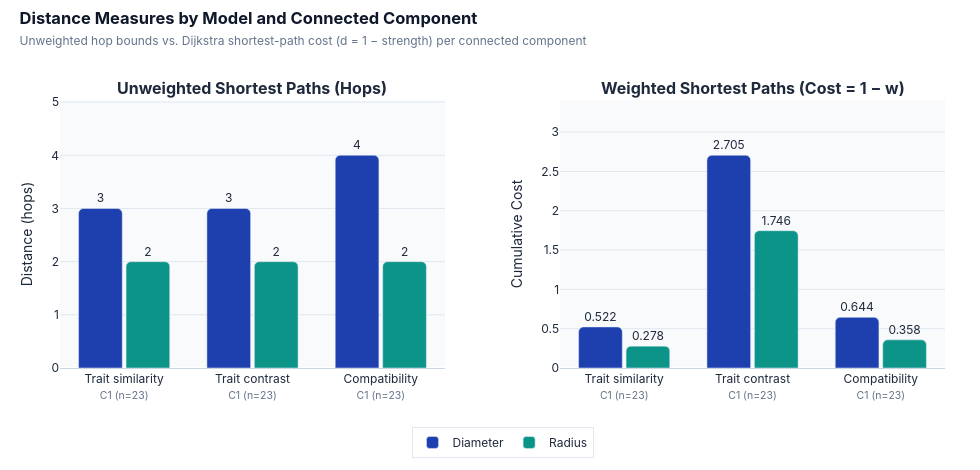

Write notebook code for a chart like this one.
### Code cell
# Compare hop distances and strength-derived costs for every connected component.
distance_plot = distance_results.copy()
distance_plot["Component label"] = distance_plot.apply(
    lambda row: (
        f"{row['Model'].replace('Work-group ', '').capitalize()}"
        f"<br><span style='font-size:10.5px;color:#64748B'>C{int(row['Component'])} (n={int(row['Component nodes'])})</span>"
    ),
    axis=1,
)

fig_dist = make_subplots(
    rows=1,
    cols=2,
    subplot_titles=("<b>Unweighted Shortest Paths (Hops)</b>", "<b>Weighted Shortest Paths (Cost = 1 − w)</b>"),
    horizontal_spacing=0.13,
)
for col_idx, (d_col, r_col, fmt) in enumerate(
    [
        ("Diameter (hops)", "Radius (hops)", "{:.0f}"),
        ("Weighted diameter (sum of 1 - w)", "Weighted radius (sum of 1 - w)", "{:.3f}"),
    ],
    start=1,
):
    fig_dist.add_trace(
        go.Bar(
            x=distance_plot["Component label"],
            y=distance_plot[d_col],
            name="Diameter",
            marker=dict(color="#1E40AF", cornerradius=5),
            text=[fmt.format(v) for v in distance_plot[d_col]],
            textposition="outside",
            showlegend=(col_idx == 1),
        ),
        row=1,
        col=col_idx,
    )
    fig_dist.add_trace(
        go.Bar(
            x=distance_plot["Component label"],
            y=distance_plot[r_col],
            name="Radius",
            marker=dict(color="#0D9488", cornerradius=5),
            text=[fmt.format(v) for v in distance_plot[r_col]],
            textposition="outside",
            showlegend=(col_idx == 1),
        ),
        row=1,
        col=col_idx,
    )
    fig_dist.update_yaxes(
        title_text="Distance (hops)" if col_idx == 1 else "Cumulative Cost",
        range=[0, float(distance_plot[d_col].max()) * 1.26],
        gridcolor="#E2E8F0",
        row=1,
        col=col_idx,
    )
    fig_dist.update_xaxes(
        tickangle=0,
        linecolor="#CBD5E1",
        row=1,
        col=col_idx,
    )

fig_dist.update_layout(
    barmode="group",
    bargap=0.26,
    bargroupgap=0.08,
    title=dict(
        text="<b>Distance Measures by Model and Connected Component</b><br><span style='font-size:12px;color:#64748B;font-weight:400'>Unweighted hop bounds vs. Dijkstra shortest-path cost (d = 1 − strength) per connected component</span>",
        x=0.02,
        y=0.95,
        font=dict(size=16.5, color="#0F172A", family="Inter, -apple-system, sans-serif"),
    ),
    width=980,
    height=470,
    paper_bgcolor="#FFFFFF",
    plot_bgcolor="#F8FAFC",
    font=dict(family="Inter, -apple-system, sans-serif", color="#1E293B"),
    legend=dict(
        orientation="h",
        x=0.5,
        xanchor="center",
        y=-0.22,
        yanchor="top",
        bgcolor="rgba(255,255,255,0.95)",
        bordercolor="#E2E8F0",
        borderwidth=1,
    ),
    margin=dict(l=60, r=35, t=100, b=95),
)
fig_dist.show()

### Figure 1 — Plotly figure (JSON) as saved in the notebook; plotly's stock layout.template omitted (floating-point values rounded to 4 significant figures)
{"data": [{"marker": {"color": "#1E40AF", "cornerradius": 5}, "name": "Diameter", "showlegend": true, "text": ["3", "3", "4"], "textposition": "outside", "type": "bar", "x": ["Trait similarity<br><span style='font-size:10.5px;color:#64748B'>C1 (n=23)</span>", "Trait contrast<br><span style='font-size:10.5px;color:#64748B'>C1 (n=23)</span>", "Compatibility<br><span style='font-size:10.5px;color:#64748B'>C1 (n=23)</span>"], "xaxis": "x", "y": [3, 3, 4], "yaxis": "y"}, {"marker": {"color": "#0D9488", "cornerradius": 5}, "name": "Radius", "showlegend": true, "text": ["2", "2", "2"], "textposition": "outside", "type": "bar", "x": ["Trait similarity<br><span style='font-size:10.5px;color:#64748B'>C1 (n=23)</span>", "Trait contrast<br><span style='font-size:10.5px;color:#64748B'>C1 (n=23)</span>", "Compatibility<br><span style='font-size:10.5px;color:#64748B'>C1 (n=23)</span>"], "xaxis": "x", "y": [2, 2, 2], "yaxis": "y"}, {"marker": {"color": "#1E40AF", "cornerradius": 5}, "name": "Diameter", "showlegend": false, "text": ["0.522", "2.705", "0.644"], "textposition": "outside", "type": "bar", "x": ["Trait similarity<br><span style='font-size:10.5px;color:#64748B'>C1 (n=23)</span>", "Trait contrast<br><span style='font-size:10.5px;color:#64748B'>C1 (n=23)</span>", "Compatibility<br><span style='font-size:10.5px;color:#64748B'>C1 (n=23)</span>"], "xaxis": "x2", "y": [0.522, 2.705, 0.644], "yaxis": "y2"}, {"marker": {"color": "#0D9488", "cornerradius": 5}, "name": "Radius", "showlegend": false, "text": ["0.278", "1.746", "0.358"], "textposition": "outside", "type": "bar", "x": ["Trait similarity<br><span style='font-size:10.5px;color:#64748B'>C1 (n=23)</span>", "Trait contrast<br><span style='font-size:10.5px;color:#64748B'>C1 (n=23)</span>", "Compatibility<br><span style='font-size:10.5px;color:#64748B'>C1 (n=23)</span>"], "xaxis": "x2", "y": [0.278, 1.746, 0.358], "yaxis": "y2"}], "layout": {"annotations": [{"font": {"size": 16}, "showarrow": false, "text": "<b>Unweighted Shortest Paths (Hops)</b>", "x": 0.2175, "xanchor": "center", "xref": "paper", "y": 1.0, "yanchor": "bottom", "yref": "paper"}, {"font": {"size": 16}, "showarrow": false, "text": "<b>Weighted Shortest Paths (Cost = 1 − w)</b>", "x": 0.7825, "xanchor": "center", "xref": "paper", "y": 1.0, "yanchor": "bottom", "yref": "paper"}], "bargap": 0.26, "bargroupgap": 0.08, "barmode": "group", "font": {"color": "#1E293B", "family": "Inter, -apple-system, sans-serif"}, "height": 470, "legend": {"bgcolor": "rgba(255,255,255,0.95)", "bordercolor": "#E2E8F0", "borderwidth": 1, "orientation": "h", "x": 0.5, "xanchor": "center", "y": -0.22, "yanchor": "top"}, "margin": {"b": 95, "l": 60, "r": 35, "t": 100}, "paper_bgcolor": "#FFFFFF", "plot_bgcolor": "#F8FAFC", "title": {"font": {"color": "#0F172A", "family": "Inter, -apple-system, sans-serif", "size": 16.5}, "text": "<b>Distance Measures by Model and Connected Component</b><br><span style='font-size:12px;color:#64748B;font-weight:400'>Unweighted hop bounds vs. Dijkstra shortest-path cost (d = 1 − strength) per connected component</span>", "x": 0.02, "y": 0.95}, "width": 980, "xaxis": {"anchor": "y", "domain": [0.0, 0.435], "linecolor": "#CBD5E1", "tickangle": 0}, "xaxis2": {"anchor": "y2", "domain": [0.565, 1.0], "linecolor": "#CBD5E1", "tickangle": 0}, "yaxis": {"anchor": "x", "domain": [0.0, 1.0], "gridcolor": "#E2E8F0", "range": [0, 5.04], "title": {"text": "Distance (hops)"}}, "yaxis2": {"anchor": "x2", "domain": [0.0, 1.0], "gridcolor": "#E2E8F0", "range": [0, 3.408], "title": {"text": "Cumulative Cost"}}}}
